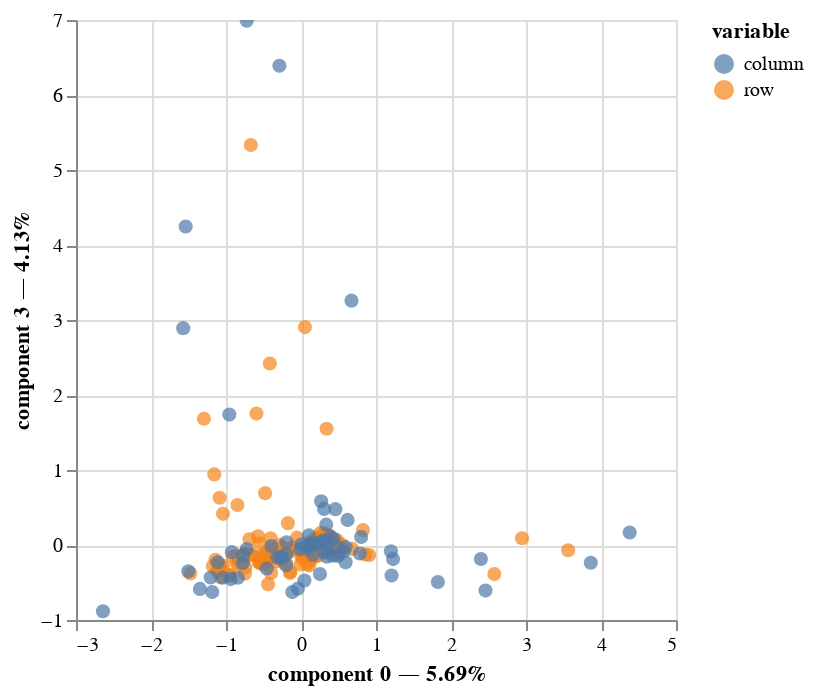

Notebook code for this chart:
### Code cell
#initalize MCA model for data set that is ALREADY one-hot encoded
mca_no_one_hot = prince.MCA(n_components=8,
    n_iter=3,
    copy=True,
    check_input=True,
    engine='sklearn',
    random_state=42,
    one_hot=False)

#fit the full data set
mca_no_one_hot = mca_no_one_hot.fit(output_full)
mca_no_one_hot.eigenvalues_summary

mca_no_one_hot.plot(
    output_full,
    x_component=0,
    y_component=3,
    show_column_markers=True,
    show_row_markers=True,
    show_column_labels=False,
    show_row_labels=False
)
#mca_no_one_hot.eigenvalues_summary

### Figure 1 — Vega-Lite specification as saved in the notebook (floating-point values rounded to 4 significant figures; data arrays with more than 128 entries replaced by an {"elided": "..."} marker saying what was removed)
{"config": {"view": {"continuousWidth": 300, "continuousHeight": 300}}, "layer": [{"data": {"name": "data-31624d26cedd1e6ca7ef091ab5865c3c"}, "mark": {"type": "circle", "size": 50}, "encoding": {"color": {"field": "variable", "type": "nominal"}, "tooltip": [{"field": "variable", "type": "nominal"}, {"field": "value", "type": "nominal"}, {"field": "component 0", "type": "quantitative"}, {"field": "component 3", "type": "quantitative"}], "x": {"axis": {"title": "component 0 — 5.69%"}, "field": "component 0", "scale": {"zero": false}, "type": "quantitative"}, "y": {"axis": {"title": "component 3 — 4.13%"}, "field": "component 3", "scale": {"zero": false}, "type": "quantitative"}}, "name": "view_1"}, {"data": {"name": "data-5fc042090aca319c349561f76123678c"}, "mark": {"type": "circle", "size": 50}, "encoding": {"color": {"field": "variable", "type": "nominal"}, "tooltip": [{"field": "variable", "type": "nominal"}, {"field": "value", "type": "nominal"}, {"field": "component 0", "type": "quantitative"}, {"field": "component 3", "type": "quantitative"}], "x": {"axis": {"title": "component 0 — 5.69%"}, "field": "component 0", "scale": {"zero": false}, "type": "quantitative"}, "y": {"axis": {"title": "component 3 — 4.13%"}, "field": "component 3", "scale": {"zero": false}, "type": "quantitative"}}}], "params": [{"name": "param_1", "select": {"type": "interval", "encodings": ["x", "y"]}, "bind": "scales", "views": ["view_1"]}], "$schema": "https://vega.github.io/schema/vega-lite/v5.20.1.json", "datasets": {"data-31624d26cedd1e6ca7ef091ab5865c3c": {"elided": "164 records"}, "data-5fc042090aca319c349561f76123678c": [{"component 0": 0.04568, "component 1": -1.27, "component 2": 1.244, "component 3": -0.4731, "component 4": 1.34, "component 5": -2.065, "component 6": 0.03511, "component 7": 0.3126, "variable": "column", "value": "metacategoryOrganizationPursuit_Firma", "label": "metacategoryOrganizationPursuit_Firma"}, {"component 0": 0.4588, "component 1": -1.184, "component 2": 0.8678, "component 3": 0.4777, "component 4": -0.5361, "component 5": 1.635, "component 6": -0.1135, "component 7": 0.6336, "variable": "column", "value": "metacategoryOrganizationPursuit_Medizin", "label": "metacategoryOrganizationPursuit_Medizin"}, {"component 0": -0.7235, "component 1": 0.2611, "component 2": 0.8528, "component 3": 6.991, "component 4": 0.2857, "component 5": -0.6814, "component 6": -0.249, "component 7": -0.7847, "variable": "column", "value": "metacategoryOrganizationPursuit_Publikation", "label": "metacategoryOrganizationPursuit_Publikation"}, {"component 0": 0.2923, "component 1": -0.4833, "component 2": 0.05712, "component 3": 0.0381, "component 4": -0.07732, "component 5": 0.21, "component 6": -0.00402, "component 7": -0.1901, "variable": "column", "value": "metacategoryOrganizationPursuit_Universität", "label": "metacategoryOrganizationPursuit_Universität"}, {"component 0": 0.3157, "component 1": -0.3274, "component 2": -0.1594, "component 3": -0.09179, "component 4": 0.2487, "component 5": 0.3898, "component 6": 0.08446, "component 7": 0.148, "variable": "column", "value": "metacategoryOrganizationPursuit_Wissenschaftliche Vereinigung", "label": "metacategoryOrganizationPursuit_Wissenschaftliche Vereinigung"}, {"component 0": 1.199, "component 1": 0.9953, "component 2": 0.2023, "component 3": -0.08431, "component 4": -0.2489, "component 5": 0.1285, "component 6": 1.396, "component 7": 0.1612, "variable": "column", "value": "metacategoryOrganizationPursuit_alternative Forschungsinstut", "label": "metacategoryOrganizationPursuit_alternative Forschungsinstut"}, {"component 0": 0.5672, "component 1": 0.3898, "component 2": -1.096, "component 3": -0.08676, "component 4": 0.2609, "component 5": -0.2636, "component 6": -0.3776, "component 7": 0.08177, "variable": "column", "value": "metacategoryOrganizationPursuit_gegenkulturelle Gemeinschaft", "label": "metacategoryOrganizationPursuit_gegenkulturelle Gemeinschaft"}, {"component 0": 0.4767, "component 1": 0.09553, "component 2": -1.378, "component 3": -0.0278, "component 4": 0.0996, "component 5": -0.4737, "component 6": 0.06663, "component 7": -0.1101, "variable": "column", "value": "metacategoryOrganizationPursuit_internationales Netzwerk", "label": "metacategoryOrganizationPursuit_internationales Netzwerk"}, {"component 0": -1.348, "component 1": 0.5423, "component 2": 0.2448, "component 3": -0.5851, "component 4": 2.327, "component 5": 2.234, "component 6": 0.0171, "component 7": -2.547, "variable": "column", "value": "metacategoryOrganizationPursuit_künstlerischer Ort", "label": "metacategoryOrganizationPursuit_künstlerischer Ort"}, {"component 0": 1.227, "component 1": 0.9736, "component 2": 0.3761, "component 3": -0.1876, "component 4": 0.2159, "component 5": 0.09441, "component 6": -1.021, "component 7": 1.089, "variable": "column", "value": "metacategoryOrganizationPursuit_politische Vereinigung", "label": "metacategoryOrganizationPursuit_politische Vereinigung"}, {"component 0": -0.8418, "component 1": 0.1329, "component 2": 0.6072, "component 3": -0.4365, "component 4": -1.61, "component 5": 0.2132, "component 6": -0.4431, "component 7": 0.3816, "variable": "column", "value": "metacategoryOrganizationPursuit_psychologisches Institut", "label": "metacategoryOrganizationPursuit_psychologisches Institut"}, {"component 0": 0.2684, "component 1": 0.1682, "component 2": -1.43, "component 3": 0.583, "component 4": -0.2737, "component 5": -0.4421, "component 6": -0.3497, "component 7": 0.4871, "variable": "column", "value": "metacategoryOrganizationPursuit_spirituelle Vereinigung", "label": "metacategoryOrganizationPursuit_spirituelle Vereinigung"}, {"component 0": -0.922, "component 1": 0.6409, "component 2": 0.06365, "component 3": -0.09521, "component 4": 0.07479, "component 5": 0.02687, "component 6": 0.004, "component 7": 0.0889, "variable": "column", "value": "metacategoryOrganizationPursuit_nan", "label": "metacategoryOrganizationPursuit_nan"}, {"component 0": 0.16, "component 1": -0.02011, "component 2": -0.2763, "component 3": -0.1291, "component 4": -0.5133, "component 5": -0.03374, "component 6": 0.1644, "component 7": -0.4643, "variable": "column", "value": "studyMetaCategory_Geisteswissenschaften", "label": "studyMetaCategory_Geisteswissenschaften"}, {"component 0": -1.184, "component 1": 0.4808, "component 2": -0.02876, "component 3": -0.6268, "component 4": 1.795, "component 5": 1.592, "component 6": -0.5014, "component 7": -2.125, "variable": "column", "value": "studyMetaCategory_Kunst", "label": "studyMetaCategory_Kunst"}, {"component 0": 0.3082, "component 1": -0.5073, "component 2": 0.5165, "component 3": 0.4814, "component 4": -0.9886, "component 5": 1.213, "component 6": -0.5879, "component 7": 0.7638, "variable": "column", "value": "studyMetaCategory_Medizin", "label": "studyMetaCategory_Medizin"}, {"component 0": 0.2974, "component 1": -0.6909, "component 2": 0.2831, "component 3": 0.06227, "component 4": 0.166, "component 5": 0.0851, "component 6": -0.08344, "component 7": -0.1125, "variable": "column", "value": "studyMetaCategory_Naturwissenschaften", "label": "studyMetaCategory_Naturwissenschaften"}, {"component 0": -0.9371, "component 1": 0.1855, "component 2": 0.6816, "component 3": -0.4549, "component 4": -1.797, "component 5": 0.1228, "component 6": -0.5734, "component 7": 0.3051, "variable": "column", "value": "studyMetaCategory_Psychotherapie", "label": "studyMetaCategory_Psychotherapie"}, {"component 0": 0.1918, "component 1": 0.2253, "component 2": -0.8832, "component 3": 0.0216, "component 4": -0.9351, "component 5": -0.04748, "component 6": -0.734, "component 7": 0.4857, "variable": "column", "value": "studyMetaCategory_Spiritualität", "label": "studyMetaCategory_Spiritualität"}, {"component 0": -0.04208, "component 1": -1.281, "component 2": 1.11, "component 3": -0.5821, "component 4": 0.7405, "component 5": -1.225, "component 6": -0.1333, "component 7": 0.2914, "variable": "column", "value": "studyMetaCategory_Wirtschaft", "label": "studyMetaCategory_Wirtschaft"}, {"component 0": 0.008309, "component 1": 0.09268, "component 2": -0.09087, "component 3": 0.01041, "component 4": 0.08311, "component 5": -0.04912, "component 6": 0.04314, "component 7": 0.05267, "variable": "column", "value": "studyMetaCategory_nan", "label": "studyMetaCategory_nan"}, {"component 0": 0.5943, "component 1": -0.04085, "component 2": -1.25, "component 3": -0.02915, "component 4": -0.1358, "component 5": -0.2164, "component 6": 0.108, "component 7": -0.2618, "variable": "column", "value": "countryPursuitStudy_Amerika", "label": "countryPursuitStudy_Amerika"}, {"component 0": 3.864, "component 1": 4.112, "component 2": 2.176, "component 3": -0.2373, "component 4": 0.3426, "component 5": -0.5701, "component 6": -1.752, "component 7": -0.1894, "variable": "column", "value": "countryPursuitStudy_Asien", "label": "countryPursuitStudy_Asien"}, {"component 0": 0.6733, "component 1": -1.76, "component 2": 1.075, "component 3": 3.258, "component 4": -0.6178, "component 5": 1.876, "component 6": -1.159, "component 7": 0.2769, "variable": "column", "value": "countryPursuitStudy_Australien", "label": "countryPursuitStudy_Australien"}, {"component 0": 0.0908, "component 1": -0.4529, "component 2": 0.3806, "component 3": -0.0006655, "component 4": -0.138, "component 5": 0.2275, "component 6": 0.005173, "component 7": 0.006016, "variable": "column", "value": "countryPursuitStudy_Europa", "label": "countryPursuitStudy_Europa"}, {"component 0": -0.3942, "component 1": 0.3761, "component 2": -0.2014, "component 3": -0.01442, "component 4": 0.1666, "component 5": -0.2023, "component 6": 0.004034, "component 7": 0.113, "variable": "column", "value": "countryPursuitStudy_nan", "label": "countryPursuitStudy_nan"}, {"component 0": 0.3447, "component 1": 0.3965, "component 2": 0.2075, "component 3": -0.1555, "component 4": 0.6145, "component 5": 0.05642, "component 6": -1.081, "component 7": 1.508, "variable": "column", "value": "occupationMetacategory_Aktivist:in", "label": "occupationMetacategory_Aktivist:in"}, {"component 0": -0.009104, "component 1": 0.08041, "component 2": 0.4161, "component 3": -0.05241, "component 4": -1.39, "component 5": 1.004, "component 6": -0.9634, "component 7": 1.233, "variable": "column", "value": "occupationMetacategory_Arzt/Ärztin", "label": "occupationMetacategory_Arzt/Ärztin"}, {"component 0": 0.4345, "component 1": 0.5105, "component 2": -0.3513, "component 3": 0.08167, "component 4": 0.4199, "component 5": 0.7014, "component 6": 4.643, "component 7": 4.379, "variable": "column", "value": "occupationMetacategory_Buddhismus", "label": "occupationMetacategory_Buddhismus"}, {"component 0": -1.538, "component 1": 1.194, "component 2": -0.321, "component 3": 4.247, "component 4": 0.4629, "component 5": -1.559, "component 6": -0.2814, "component 7": 3.356, "variable": "column", "value": "occupationMetacategory_Heiler:in", "label": "occupationMetacategory_Heiler:in"}, {"component 0": 0.4204, "component 1": 0.2434, "component 2": -1.523, "component 3": -0.1428, "component 4": 0.09983, "component 5": -0.6892, "component 6": -0.4623, "component 7": 0.04119, "variable": "column", "value": "occupationMetacategory_Intellectuals", "label": "occupationMetacategory_Intellectuals"}, {"component 0": -1.11, "component 1": 0.7219, "component 2": -0.03695, "component 3": -0.2307, "component 4": 1.614, "component 5": 1.073, "component 6": -0.1711, "component 7": -0.5248, "variable": "column", "value": "occupationMetacategory_Künstler:in", "label": "occupationMetacategory_Künstler:in"}, {"component 0": 0.3363, "component 1": -0.1444, "component 2": 0.1089, "component 3": 0.2711, "component 4": 0.1463, "component 5": 0.2226, "component 6": 0.3553, "component 7": 0.3452, "variable": "column", "value": "occupationMetacategory_Leiter:in", "label": "occupationMetacategory_Leiter:in"}, {"component 0": -0.1162, "component 1": -1.293, "component 2": 1.367, "component 3": -0.6277, "component 4": 1.448, "component 5": -2.434, "component 6": -0.02269, "component 7": 0.449, "variable": "column", "value": "occupationMetacategory_Management", "label": "occupationMetacategory_Management"}, {"component 0": 2.398, "component 1": 2.345, "component 2": 2.168, "component 3": -0.1864, "component 4": -0.264, "component 5": 0.3409, "component 6": 2.345, "component 7": -0.9712, "variable": "column", "value": "occupationMetacategory_Mitarbeiter:in", "label": "occupationMetacategory_Mitarbeiter:in"}, {"component 0": 0.4927, "component 1": 0.1576, "component 2": -0.6542, "component 3": -0.146, "component 4": 0.1647, "component 5": -0.07234, "component 6": -0.4085, "component 7": 0.18, "variable": "column", "value": "occupationMetacategory_Mitglied", "label": "occupationMetacategory_Mitglied"}, {"component 0": 1.825, "component 1": 1.872, "component 2": 0.5197, "component 3": -0.4935, "component 4": 0.4823, "component 5": -0.2367, "component 6": -3.55, "component 7": 1.804, "variable": "column", "value": "occupationMetacategory_Public official", "label": "occupationMetacategory_Public official"}, {"component 0": -1.043, "component 1": 0.9255, "component 2": 0.1941, "component 3": -0.436, "component 4": -0.1959, "component 5": -0.2396, "component 6": 0.5978, "component 7": 0.2181, "variable": "column", "value": "occupationMetacategory_Seminarleiter:in", "label": "occupationMetacategory_Seminarleiter:in"}, {"component 0": -1.204, "component 1": 0.6263, "component 2": 0.3269, "component 3": -0.4328, "component 4": -1.008, "component 5": -0.2593, "component 6": 0.08421, "component 7": 0.1689, "variable": "column", "value": "occupationMetacategory_Therapeut:in", "label": "occupationMetacategory_Therapeut:in"}, {"component 0": 0.3356, "component 1": -0.3179, "component 2": -0.2976, "component 3": -0.01013, "component 4": -0.03977, "component 5": 0.03487, "component 6": 0.07211, "component 7": -0.163, "variable": "column", "value": "occupationMetacategory_Universitätsposten", "label": "occupationMetacategory_Universitätsposten"}, {"component 0": -0.9552, "component 1": 0.8936, "component 2": 0.3459, "component 3": 1.738, "component 4": -0.7349, "component 5": -0.9059, "component 6": 0.1251, "component 7": -1.18, "variable": "column", "value": "occupationMetacategory_redaktioneller Beruf", "label": "occupationMetacategory_redaktioneller Beruf"}, {"component 0": -0.2495, "component 1": 0.4803, "component 2": -1.084, "component 3": -0.165, "component 4": -0.0358, "component 5": -0.5345, "component 6": -0.1271, "component 7": 0.3159, "variable": "column", "value": "occupationMetacategory_spiritueller Leiter:in", "label": "occupationMetacategory_spiritueller Leiter:in"}, {"component 0": 0.08558, "component 1": -0.3546, "component 2": 0.1448, "component 3": -0.04944, "component 4": -0.2863, "component 5": 0.1274, "component 6": -0.1504, "component 7": -0.111, "variable": "column", "value": "occupationMetacategory_nan", "label": "occupationMetacategory_nan"}, {"component 0": 0.106, "component 1": -0.04181, "component 2": 0.139, "component 3": 0.1284, "component 4": 0.3285, "component 5": 0.1907, "component 6": -0.04411, "component 7": 0.1696, "variable": "column", "value": "gender_m", "label": "gender_m"}, {"component 0": -0.7734, "component 1": 0.5733, "component 2": 0.1746, "component 3": -0.1396, "component 4": -0.3794, "component 5": -0.4958, "component 6": 0.2534, "component 7": -0.5013, "variable": "column", "value": "gender_w", "label": "gender_w"}, {"component 0": 0.7854, "component 1": -1.093, "component 2": -0.2183, "component 3": -0.1134, "component 4": -0.3848, "component 5": 0.788, "component 6": -0.1707, "component 7": -0.9639, "variable": "column", "value": "nationality_Belgien", "label": "nationality_Belgien"}, {"component 0": -0.3156, "component 1": 0.4546, "component 2": -0.7674, "component 3": -0.1682, "component 4": -0.4616, "component 5": -0.4782, "component 6": 0.8962, "component 7": 0.1334, "variable": "column", "value": "nationality_Chile", "label": "nationality_Chile"}, {"component 0": -0.196, "component 1": 0.2151, "component 2": 0.1711, "component 3": -0.123, "component 4": -0.4492, "component 5": 0.5052, "component 6": 0.4929, "component 7": -0.00354, "variable": "column", "value": "nationality_Deutschland", "label": "nationality_Deutschland"}, {"component 0": -1.571, "component 1": 1.596, "component 2": 0.03315, "component 3": 2.891, "component 4": 1.859, "component 5": 0.02917, "component 6": 0.5718, "component 7": -1.12, "variable": "column", "value": "nationality_Frankreich", "label": "nationality_Frankreich"}, {"component 0": 2.46, "component 1": 2.628, "component 2": 1.365, "component 3": -0.6081, "component 4": -0.7219, "component 5": 0.2075, "component 6": -4.832, "component 7": 2.642, "variable": "column", "value": "nationality_Indien", "label": "nationality_Indien"}, {"component 0": -1.502, "component 1": 1.378, "component 2": -0.3893, "component 3": -0.351, "component 4": 2.001, "component 5": 0.8999, "component 6": -0.0509, "component 7": -0.3655, "variable": "column", "value": "nationality_Irland", "label": "nationality_Irland"}, {"component 0": 0.8023, "component 1": -1.063, "component 2": 0.2878, "component 3": 0.1068, "component 4": -0.07897, "component 5": 0.9921, "component 6": 0.6113, "component 7": -0.1266, "variable": "column", "value": "nationality_Israel", "label": "nationality_Israel"}, {"component 0": -0.199, "component 1": -0.08344, "component 2": -0.02019, "component 3": -0.2709, "component 4": 0.06596, "component 5": 0.5768, "component 6": -0.535, "component 7": 0.2845, "variable": "column", "value": "nationality_Italien", "label": "nationality_Italien"}, {"component 0": 4.382, "component 1": 4.743, "component 2": 3.566, "component 3": 0.1672, "component 4": 0.238, "component 5": -0.4902, "component 6": 1.53, "component 7": -2.449, "variable": "column", "value": "nationality_Japan", "label": "nationality_Japan"}, {"component 0": -0.7768, "component 1": 0.3586, "component 2": 0.04524, "component 3": -0.2406, "component 4": 2.175, "component 5": 2.281, "component 6": 0.3584, "component 7": -1.555, "variable": "column", "value": "nationality_Kuba", "label": "nationality_Kuba"}, {"component 0": -0.7232, "component 1": -0.1393, "component 2": 0.4077, "component 3": -0.05372, "component 4": 1.6, "component 5": 1.455, "component 6": -0.7576, "component 7": -1.084, "variable": "column", "value": "nationality_Luxemburg", "label": "nationality_Luxemburg"}, {"component 0": 0.5945, "component 1": 0.1289, "component 2": -2.216, "component 3": -0.2312, "component 4": -0.1199, "component 5": -1.019, "component 6": 0.007685, "component 7": -0.7711, "variable": "column", "value": "nationality_Marokko", "label": "nationality_Marokko"}, {"component 0": 1.207, "component 1": -1.243, "component 2": -1.521, "component 3": -0.4062, "component 4": 0.05603, "component 5": 0.6192, "component 6": 0.8144, "component 7": -1.497, "variable": "column", "value": "nationality_Mexiko", "label": "nationality_Mexiko"}, {"component 0": -2.641, "component 1": 1.85, "component 2": -0.2371, "component 3": -0.8829, "component 4": 6.9, "component 5": 6.144, "component 6": -1.718, "component 7": 2.904, "variable": "column", "value": "nationality_Palästina", "label": "nationality_Palästina"}, {"component 0": 0.6207, "component 1": -1.015, "component 2": 0.2222, "component 3": 0.3345, "component 4": -0.04153, "component 5": 0.5809, "component 6": 0.1652, "component 7": -0.3572, "variable": "column", "value": "nationality_Schweden", "label": "nationality_Schweden"}, {"component 0": -0.4564, "component 1": -0.1835, "component 2": 0.4785, "component 3": -0.3126, "component 4": 0.181, "component 5": -0.2723, "component 6": -0.07859, "component 7": -0.05542, "variable": "column", "value": "nationality_Schweiz", "label": "nationality_Schweiz"}, {"component 0": -0.1941, "component 1": 0.8729, "component 2": -1.035, "component 3": 0.03578, "component 4": 1.593, "component 5": 0.5769, "component 6": -0.8429, "component 7": 0.7891, "variable": "column", "value": "nationality_Slowenien", "label": "nationality_Slowenien"}, {"component 0": -0.2707, "component 1": -0.465, "component 2": 0.3245, "component 3": -0.1625, "component 4": 0.6617, "component 5": 1.327, "component 6": -0.4501, "component 7": -0.888, "variable": "column", "value": "nationality_Spanien", "label": "nationality_Spanien"}, {"component 0": 0.3952, "component 1": 0.9633, "component 2": 0.08435, "component 3": 0.1086, "component 4": 0.716, "component 5": 1.392, "component 6": 8.08, "component 7": 7.947, "variable": "column", "value": "nationality_Tibet", "label": "nationality_Tibet"}, {"component 0": 0.2531, "component 1": -1.594, "component 2": 1.339, "component 3": -0.3873, "component 4": 0.6507, "component 5": -1.604, "component 6": -0.2586, "component 7": -1.479, "variable": "column", "value": "nationality_Türkei", "label": "nationality_Türkei"}, {"component 0": -0.2878, "component 1": -0.381, "component 2": 0.7835, "component 3": 6.391, "component 4": 0.06066, "component 5": -0.04818, "component 6": -0.7785, "component 7": 0.5406, "variable": "column", "value": "nationality_UK", "label": "nationality_UK"}, {"component 0": 0.1914, "component 1": 0.3415, "component 2": -1.264, "component 3": 0.02398, "component 4": -0.196, "component 5": -0.5263, "component 6": 0.03537, "component 7": -0.281, "variable": "column", "value": "nationality_USA", "label": "nationality_USA"}, {"component 0": 0.1326, "component 1": 0.2422, "component 2": -0.1109, "component 3": 0.0201, "component 4": -0.262, "component 5": 0.5785, "component 6": 0.3068, "component 7": -0.1265, "variable": "column", "value": "nationality_Österreich", "label": "nationality_Österreich"}]}}
